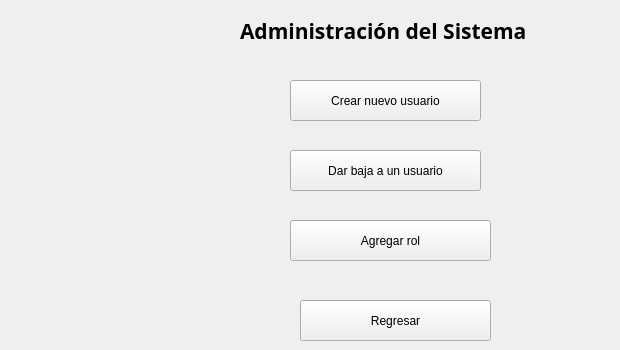
    <widget class="QWidget" name="AdminitracionDeSistema">
     <widget class="QLabel" name="label_9">
      <property name="geometry">
       <rect>
        <x>240</x>
        <y>10</y>
        <width>371</width>
        <height>41</height>
       </rect>
      </property>
      <property name="font">
       <font>
        <family>Segoe UI Black</family>
        <pointsize>16</pointsize>
        <bold>true</bold>
       </font>
      </property>
      <property name="text">
       <string>Administración del Sistema</string>
      </property>
     </widget>
     <widget class="QPushButton" name="pushButton_13">
      <property name="geometry">
       <rect>
        <x>290</x>
        <y>80</y>
        <width>191</width>
        <height>41</height>
       </rect>
      </property>
      <property name="text">
       <string>Crear nuevo usuario</string>
      </property>
     </widget>
     <widget class="QPushButton" name="pushButton_14">
      <property name="geometry">
       <rect>
        <x>290</x>
        <y>150</y>
        <width>191</width>
        <height>41</height>
       </rect>
      </property>
      <property name="text">
       <string>Dar baja a un usuario</string>
      </property>
     </widget>
     <widget class="QPushButton" name="pushButton_15">
      <property name="geometry">
       <rect>
        <x>300</x>
        <y>300</y>
        <width>191</width>
        <height>41</height>
       </rect>
      </property>
      <property name="text">
       <string>Regresar</string>
      </property>
     </widget>
     <widget class="QPushButton" name="pushButton_79">
      <property name="geometry">
       <rect>
        <x>290</x>
        <y>220</y>
        <width>201</width>
        <height>41</height>
       </rect>
      </property>
      <property name="text">
       <string>Agregar rol</string>
      </property>
     </widget>
    </widget>
